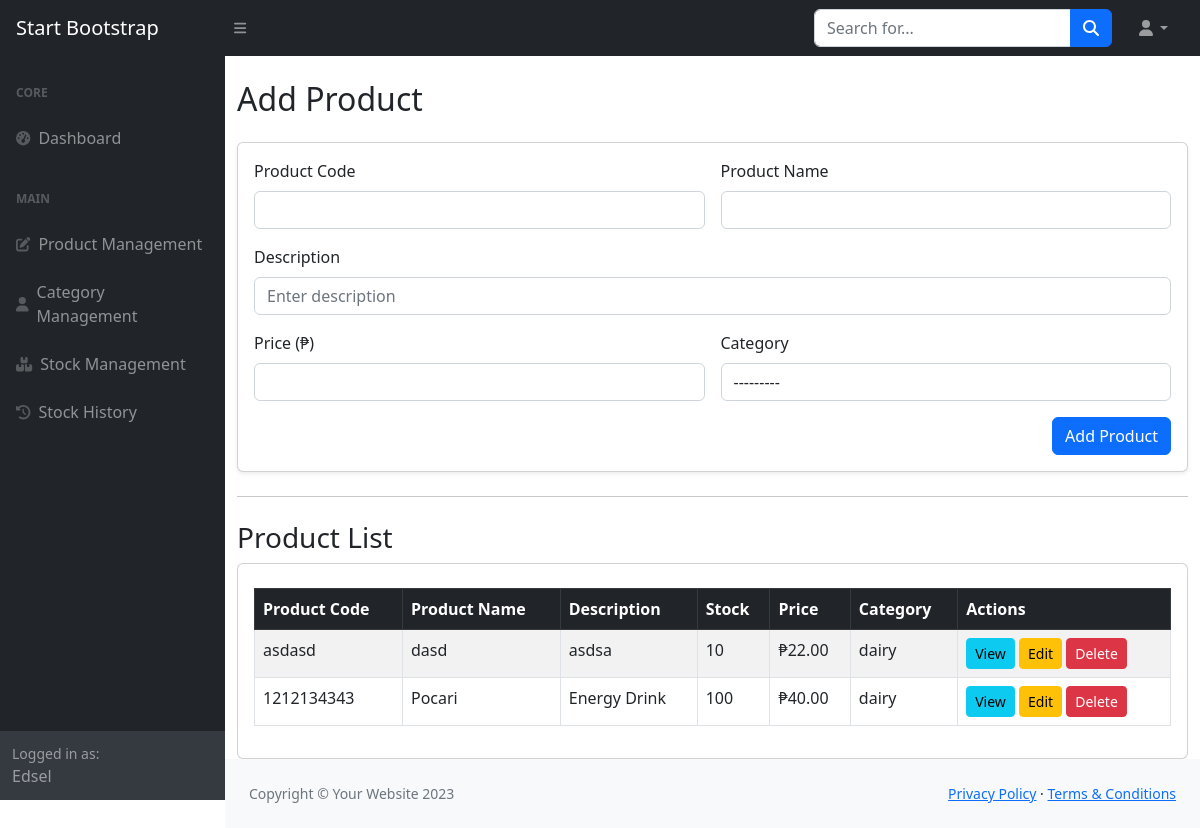
/products/, run on an earlier commit of the app's database.
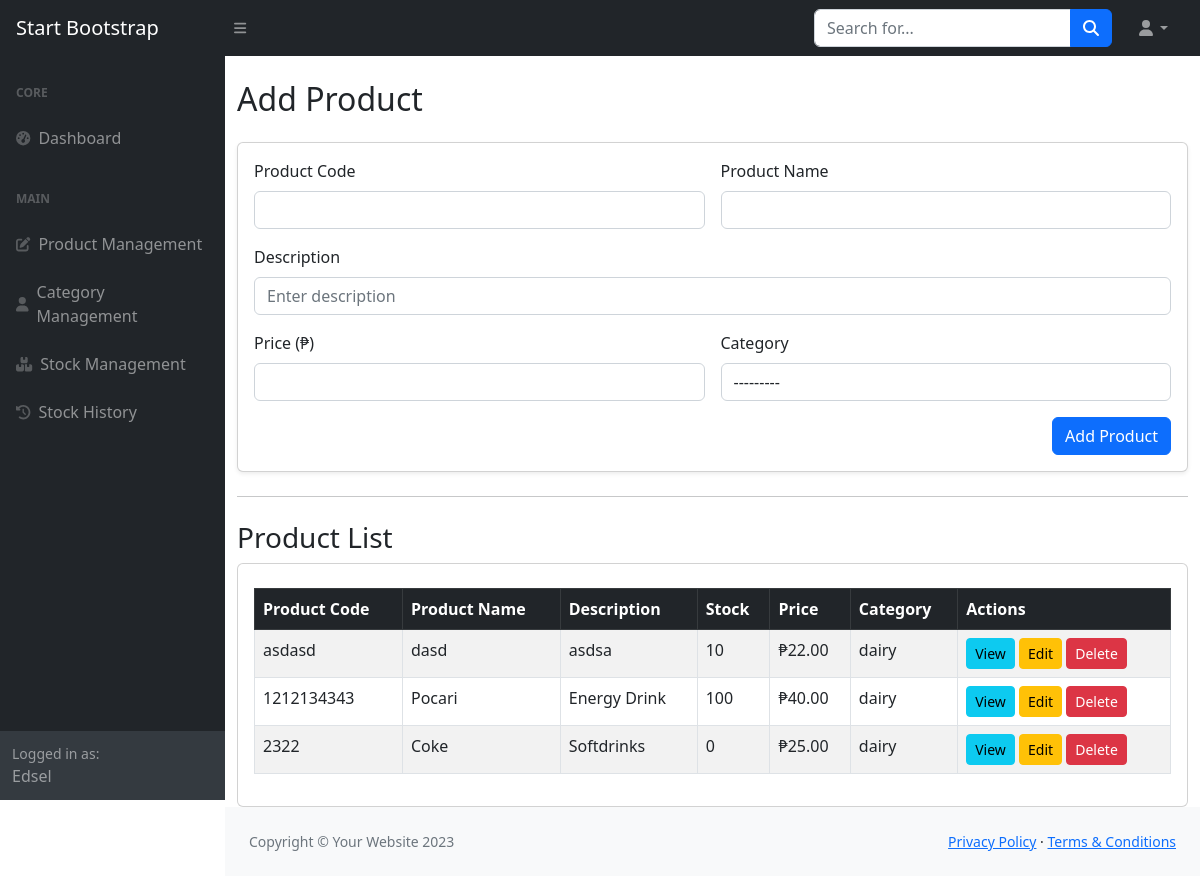
And on a later commit of the database.
### inventory/models.py (models this page shows, shortened)
class InventoryItem(models.Model):
    product_name = models.CharField(max_length=100)
    product_code = models.CharField(max_length=50)
    description = models.TextField(blank=True)
    quantity_in_stock = models.IntegerField(default=0)
    price = models.DecimalField(max_digits=10, decimal_places=2)
    category = models.ForeignKey(Category, on_delete=models.SET_NULL, null=True, blank=True)
    created_at = models.DateTimeField(auto_now_add=True)
    updated_at = models.DateTimeField(auto_now=True)

class Category(models.Model):
    category_name = models.CharField(max_length=100)
    description = models.TextField(blank=True)
    def __str__(self):
        return self.category_name

### inventory/views.py (the view)
# urls.py: path('products/', views.product_manage, name='product_manage'),
def product_manage(request, pk=None):
    if pk:  # For edit mode
        item = get_object_or_404(InventoryItem, pk=pk)
        edit_mode = True
    else:
        item = None
        edit_mode = False
    if request.method == 'POST':
        if 'delete' in request.POST:
            if item:
                item.delete()
            return redirect('product_manage')
        form = InventoryItemForm(request.POST, instance=item)
        if form.is_valid():
            form.save()
            return redirect('product_manage')
    else:
        form = InventoryItemForm(instance=item)
    items = InventoryItem.objects.all()
    return render(request, 'inventory/manage_product.html', {
        'form': form,
        'items': items,
        'edit_mode': edit_mode,
    })

### inventory/forms.py
class InventoryItemForm(forms.ModelForm):
    class Meta:
        model = InventoryItem
        fields = ['product_code', 'product_name', 'description', 'price', 'category']
        widgets = {
            'description': forms.TextInput(attrs={
                'placeholder': 'Enter description',
            }),
        }

### templates/inventory/manage_product.html (shortened to what this page needs)
{% load widget_tweaks %}
{% include "partials/header.html" %}
<body class="sb-nav-fixed">
{% include "partials/navbar.html" %}
<div id="layoutSidenav">
    {% include "partials/sidebar.html" %}
    <div id="layoutSidenav_content">
        <main>
            <div class="container mt-4">
                <h2 class="mb-4">{% if edit_mode %}Edit Product{% else %}Add Product{% endif %}</h2>
                <div class="card shadow-sm mb-4">
                    <div class="card-body">
                        <form method="POST">
                            <div class="row g-3">
                                <div class="col-md-6">
                                    <label for="id_product_code" class="form-label">Product Code</label>
                                    {{ form.product_code|add_class:"form-control" }}
                                </div>
                                <div class="col-md-6">
                                    <label for="id_product_name" class="form-label">Product Name</label>
                                    {{ form.product_name|add_class:"form-control" }}
                                </div>
                                <div class="col-12">
                                    <label for="id_description" class="form-label">Description</label>
                                    {{ form.description|add_class:"form-control"|attr:"rows:3,placeholder:Enter description" }}
                                </div>
                                <div class="col-md-6">
                                    <label for="id_price" class="form-label">Price (₱)</label>
                                    {{ form.price|add_class:"form-control" }}
                                </div>
                                <div class="col-md-6">
                                    <label for="id_category" class="form-label">Category</label>
                                    {{ form.category|add_class:"form-control" }}
                                </div>
                                <div class="col-12 text-end mt-3">
                                    {% if edit_mode %}
                                        <button type="submit" class="btn btn-success">Update Product</button>
                                        <a href="{% url 'product_manage' %}" class="btn btn-secondary">Cancel</a>
                                    {% else %}
                                        <button type="submit" class="btn btn-primary">Add Product</button>
                                    {% endif %}
                                </div>
                            </div>
                        </form>
                    </div>
                </div>
                <hr>
                <h3 class="mt-4">Product List</h3>
                <div class="card">
                    <div class="card-body">
                        <table class="table table-bordered table-striped mt-2">
                            <thead class="table-dark">
                                <tr>
                                    <th>Product Code</th>
                                    <th>Product Name</th>
                                    <th>Description</th>
                                    <th>Stock</th>
                                    <th>Price</th>
                                    <th>Category</th>
                                    <th>Actions</th>
                                </tr>
                            </thead>
                            <tbody>
                                {% for item in items %}
                                <tr>
                                    <td>{{ item.product_code }}</td>
                                    <td>{{ item.product_name }}</td>
                                    <td>{{ item.description }}</td>
                                    <td>{{ item.quantity_in_stock }}</td>
                                    <td>₱{{ item.price }}</td>
                                    <td>{{ item.category }}</td>
                                    <td>
                                        <a href="{% url 'product_detail' item.id %}" class="btn btn-info btn-sm">View</a>
                                        <a href="{% url 'product_edit' item.id %}" class="btn btn-warning btn-sm">Edit</a>
                                        <form method="POST" action="{% url 'product_edit' item.id %}" style="display:inline;">
                                            <button type="submit" name="delete" class="btn btn-danger btn-sm"
                                                onclick="return confirm('Are you sure you want to delete this product?');">
                                                Delete
                                            </button>
                                        </form>
                                    </td>
                                </tr>
                                {% empty %}
                                <tr><td colspan="8" class="text-center">No products available.</td></tr>
                                {% endfor %}
                            </tbody>
                        </table>
                    </div>
                </div>
            </div>
        </main>
        {% include "partials/footer.html" %}
    </div>
</div>
</body>
</html>

### templates/partials/header.html (shortened to what this page needs)
{% load static %}
<!DOCTYPE html>
<html lang="en">
    <head>
        <link href="https://cdn.jsdelivr.net/npm/simple-datatables@7.1.2/dist/style.min.css" rel="stylesheet" />
        <link href="{% static 'css/styles.css' %}" rel="stylesheet" />
    </head>

### templates/partials/navbar.html (shortened to what this page needs)
<nav class="sb-topnav navbar navbar-expand navbar-dark bg-dark">
            <a class="navbar-brand ps-3" href="index.html">Start Bootstrap</a>
            <button class="btn btn-link btn-sm order-1 order-lg-0 me-4 me-lg-0" id="sidebarToggle" href="#!"><i class="fas fa-bars"></i></button>
            <form class="d-none d-md-inline-block form-inline ms-auto me-0 me-md-3 my-2 my-md-0">
                <div class="input-group">
                    <input class="form-control" type="text" placeholder="Search for..." aria-label="Search for..." aria-describedby="btnNavbarSearch" />
                    <button class="btn btn-primary" id="btnNavbarSearch" type="button"><i class="fas fa-search"></i></button>
                </div>
            </form>
            <ul class="navbar-nav ms-auto ms-md-0 me-3 me-lg-4">
                <li class="nav-item dropdown">
                    <a class="nav-link dropdown-toggle" id="navbarDropdown" href="#" role="button" data-bs-toggle="dropdown" aria-expanded="false"><i class="fas fa-user fa-fw"></i></a>
                </li>
            </ul>
        </nav>

### templates/partials/sidebar.html
<div id="layoutSidenav_nav">
                <nav class="sb-sidenav accordion sb-sidenav-dark" id="sidenavAccordion">
                    <div class="sb-sidenav-menu">
                        <div class="nav">
                            <div class="sb-sidenav-menu-heading">Core</div>
                            <a class="nav-link" href="{% url 'index' %}">
                                <div class="sb-nav-link-icon"><i class="fas fa-tachometer-alt"></i></div>
                                Dashboard
                            </a>
                            <div class="sb-sidenav-menu-heading">Main</div>
                            <a class="nav-link" href="{% url 'product_manage' %}">
                                <div class="sb-nav-link-icon"><i class="fas fa-edit"></i></div>
                                Product Management
                            </a>
                            <a class="nav-link" href="{% url 'category_list_add'%}">
                                <div class="sb-nav-link-icon"><i class="fas fa-user"></i></div>
                                Category Management
                            </a>
                            <a class="nav-link" href="{% url 'stock_management' %}">
                                <div class="sb-nav-link-icon"><i class="fas fa-boxes"></i></div>
                                Stock Management
                            </a>
                            <a class="nav-link" href="{% url 'stock_history' %}">
                                 <div class="sb-nav-link-icon"><i class="fas fa-history"></i></div>
                                Stock History
                            </a>
                        </div>
                    </div>
                    <div class="sb-sidenav-footer">
                        <div class="small">Logged in as:</div>
                        Edsel
                    </div>
                </nav>
            </div>

### templates/partials/footer.html
 <footer class="py-4 bg-light mt-auto">
                    <div class="container-fluid px-4">
                        <div class="d-flex align-items-center justify-content-between small">
                            <div class="text-muted">Copyright &copy; Your Website 2023</div>
                            <div>
                                <a href="#">Privacy Policy</a>
                                &middot;
                                <a href="#">Terms &amp; Conditions</a>
                            </div>
                        </div>
                    </div>
                </footer>

### templates/partials/scripts.html (shortened to what this page needs)
{% load static %}

What changed in the data, as far as the page shows it:
added InventoryItem: product_code "2322", product_name "Coke", description "Softdrinks", quantity_in_stock "0", price "25.00", category "dairy"
